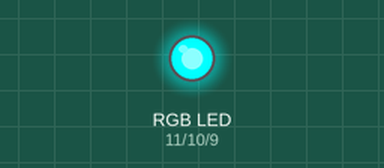
A program run on a simulated Arduino Mega 2560, built with avr-gcc and run on an emulated ATmega2560. Parts: an RGB LED mixed from three pins (HIGH = lit).

Above: at 0.05 s.
At 1.5 s:
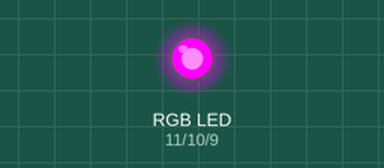
At 2.95 s:
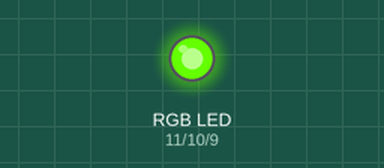
Timing chart, 0 to 6.9 s (numbered marks = the images above):
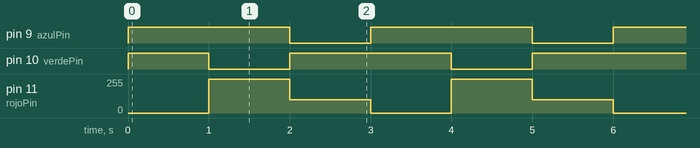

The program:

main.cpp
```cpp
/**
 * Emite señales de microondas, tanto por delante (más fuerte) como por detrás. Atraviesa paredes,
 * hasta 1m de distancia.
*/
#include <Arduino.h>

// son pines pwm de mega.
const byte rojoPin = 11;
const byte verdePin = 10;
const byte azulPin = 9;

void setup() {
    Serial.begin(9600);
    pinMode(rojoPin, OUTPUT);
    pinMode(verdePin, OUTPUT);
    pinMode(azulPin, OUTPUT);
}

void loop() {
    analogWrite(rojoPin, 0);
    analogWrite(verdePin, 255);
    analogWrite(azulPin, 255);
    delay(1000);
    analogWrite(rojoPin, 255);
    analogWrite(verdePin, 0);
    analogWrite(azulPin, 255);
    delay(1000);
    analogWrite(rojoPin, 100);
    analogWrite(verdePin, 255);
    analogWrite(azulPin, 0);
    delay(1000);
}
```

Measured:
- by itself, pin 9 (azulPin): alternates HIGH for 2.0 s and LOW for 1.0 s
- by itself, pin 10 (verdePin): repeats every 3.0 s: LOW 1.0 s, HIGH 2.0 s
- by itself, pin 11 (rojoPin): repeats every 3.0 s: 100/255 1.0 s, 0/255 1.0 s, 255/255 1.0 s
